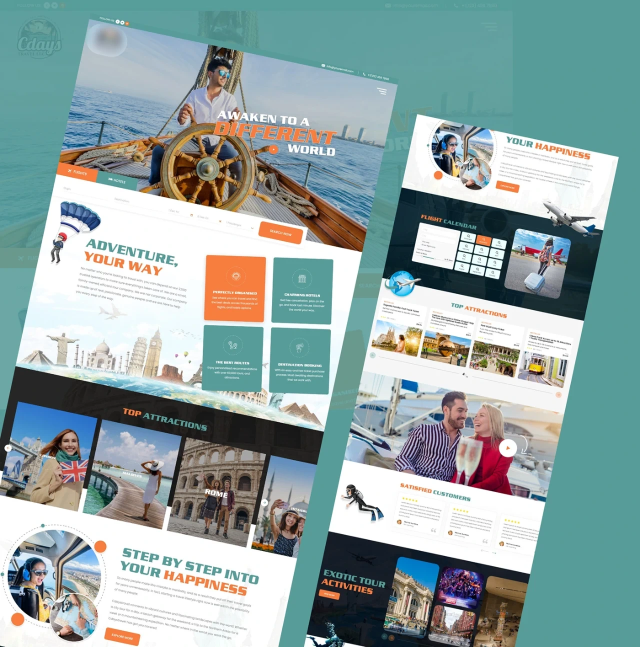
#> input picture images/mohamedandaloussi/laptop/case-atlasnest.webp, 1280 x 1294 px, given in place of salman-pubg-character.png, which was not available (shown at 1/2 size)
$ python prepare_all_assets.py
#> lines starting #> are read from the running program, lines starting #| are printed output that depends on the picture
import os
import shutil
from PIL import Image

laptop_dir = '2mcrafters.com/images/mohamedandaloussi/laptop'
os.makedirs(laptop_dir, exist_ok=True)
salman_new_dir = r'C:\Users\HP\Desktop\Office Work\Portfolios\Salman-Portfolio-New'

# 1. Prepare Character
char_path = r'C:\Users\HP\Downloads\salman-pubg-character.png'
im_char = Image.open(char_path)
#> im_char is the input picture: PIL image 1280x1294 RGB; mean R, G, B 144.4, 165.3, 164.5
print("Character image loaded:", im_char.size, im_char.mode)
#| Character image loaded: (1280, 1294) RGB

# Save multi-resolution webp and png
im_char.save(os.path.join(laptop_dir, 'salman-pubg-character.png'), 'PNG')
im_char.save(os.path.join(laptop_dir, 'portrait-jacket-1448.webp'), 'WEBP', quality=95)
im_char.resize((int(im_char.width * 1080 / 1448), int(im_char.height * 1080 / 1448)), Image.LANCZOS).save(os.path.join(laptop_dir, 'portrait-jacket-1080.webp'), 'WEBP', quality=95)
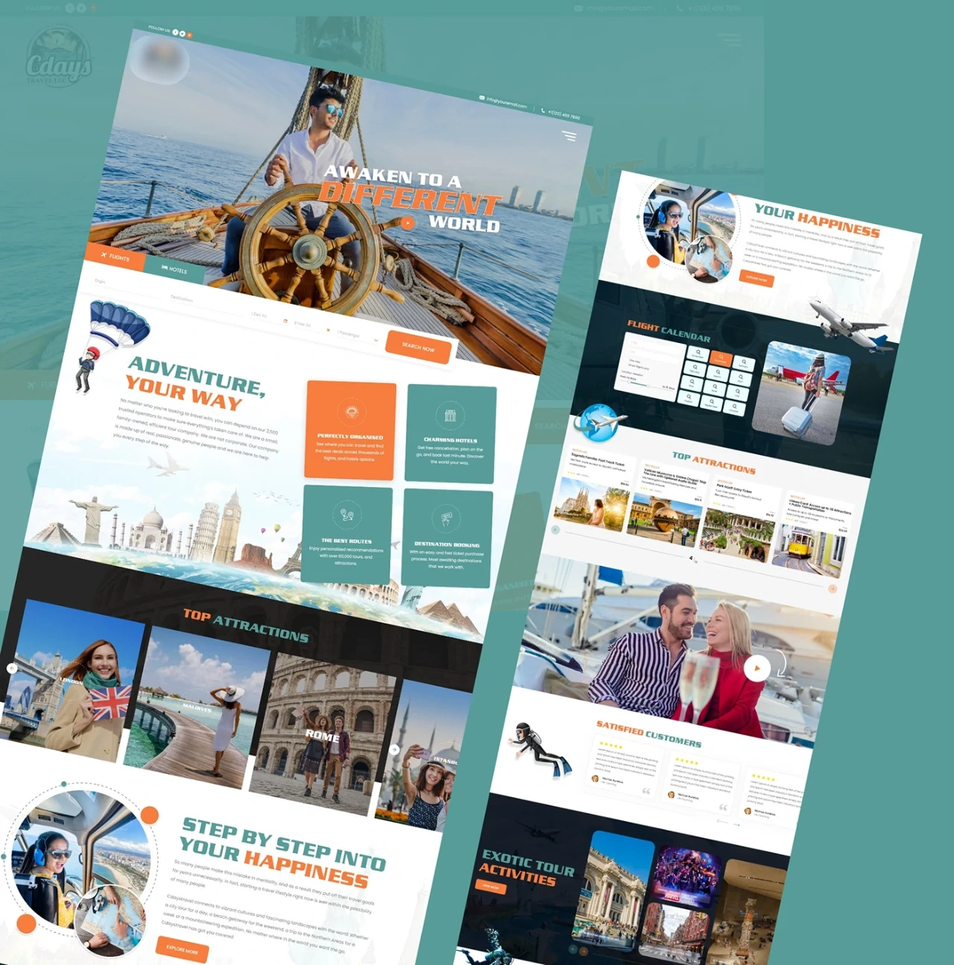
#> saved as portrait-jacket-1080.webp: PIL image 954x965 RGB; mean R, G, B 144.4, 165.3, 164.4
im_char.resize((int(im_char.width * 720 / 1448), int(im_char.height * 720 / 1448)), Image.LANCZOS).save(os.path.join(laptop_dir, 'portrait-jacket-720.webp'), 'WEBP', quality=95)
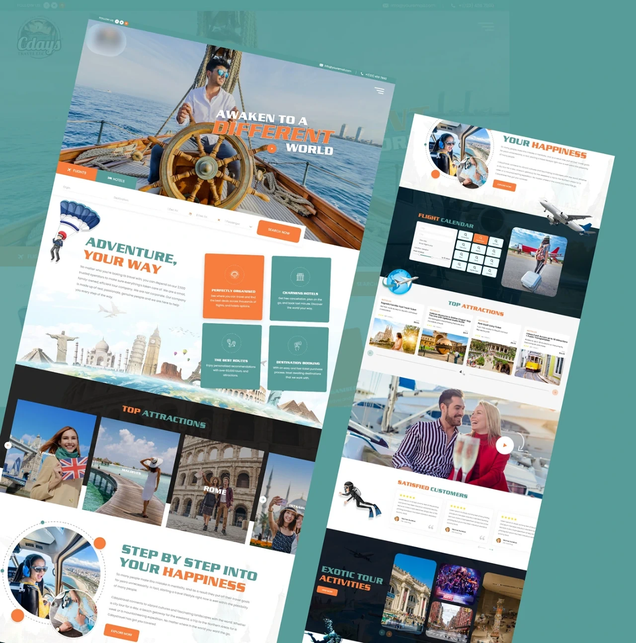
#> saved as portrait-jacket-720.webp: PIL image 636x643 RGB; mean R, G, B 144.4, 165.2, 164.4
print("Saved character multi-resolution webp assets.")

# 2. Copy Card PNG
card_src = r'C:/Users/HP/.gemini/antigravity/brain/e91bc56b-5aeb-4edf-baff-15b0d0b5cf69/.user_uploaded/media_1795608947664_b1c7cdd6.png'
card_dest = os.path.join(laptop_dir, 'pubg-card-lanyard.png')
shutil.copyfile(card_src, card_dest)
print("Copied PUBG Card PNG to:", card_dest)

# 3. Prepare Salman's real photo from Salman-Portfolio-New
salman_real_src = os.path.join(salman_new_dir, 'salman.png')
im_salman = Image.open(salman_real_src)
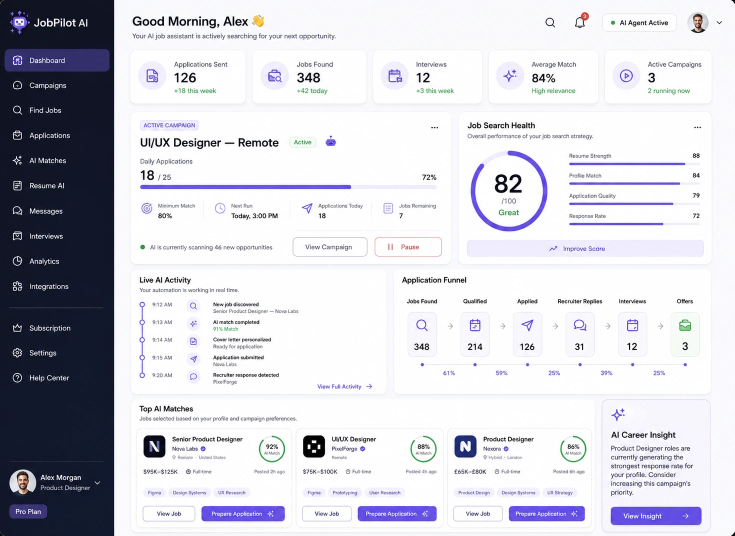
#> input picture images/mohamedandaloussi/laptop/case-boukirdiamond.webp, 1469 x 1071 px, given in place of salman.png, which was not available (shown at 1/2 size)
#> im_salman is the input picture: PIL image 1469x1071 RGB; mean R, G, B 207.5, 208, 215.6
print("Loaded Salman real photo:", im_salman.size, im_salman.mode)
#| Loaded Salman real photo: (1469, 1071) RGB
# Crop nicely around head and shoulders for badge
# Salman real photo is (664, 913), head is around top
crop_box = (60, 20, 604, 620) # tight head and shoulders crop
im_badge = im_salman.crop(crop_box)
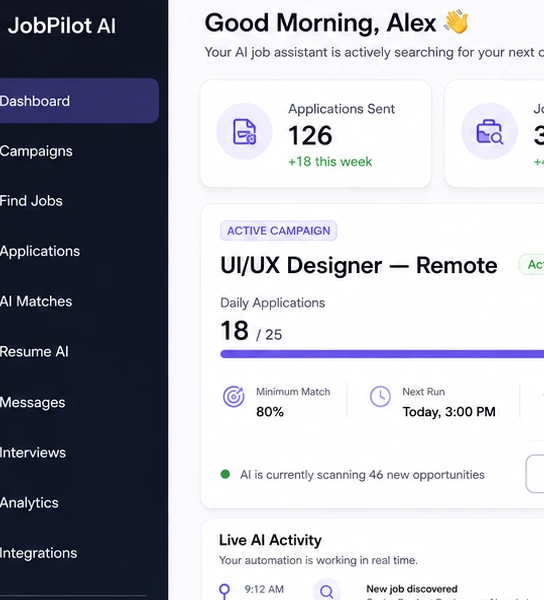
#> im_badge: PIL image 544x600 RGB; mean R, G, B 174.1, 175.3, 183.8
im_badge.save(os.path.join(laptop_dir, 'salman-real-photo.png'), 'PNG')
im_badge.save(os.path.join(laptop_dir, 'badge-photo.webp'), 'WEBP', quality=95)
print("Saved Salman real badge photo.")

# 4. Copy and convert project screenshots for laptop cases
projects_map = {
    'case-tangierport': os.path.join(salman_new_dir, 'assets', 'social_media_os_dashboard.png'),
    'case-crafters': os.path.join(salman_new_dir, 'web-developer', 'postnexa.webp'),
    'case-taxivoyagemogador': os.path.join(salman_new_dir, 'assets', 'instagram_automation_dashboard.png'),
    'case-boukirdiamond': os.path.join(salman_new_dir, 'assets', 'custom_business_software_ui.png'),
    'case-portazur': os.path.join(salman_new_dir, 'ui-ux-designer', 'haymaker-hunting.webp'),
    'case-atlasnest': os.path.join(salman_new_dir, 'ui-ux-designer', 'travels-company.webp'),
    'case-rovelisatlas': os.path.join(salman_new_dir, 'ui-ux-designer', 'food-website.webp')
}

for case_name, src_path in projects_map.items():
    if os.path.exists(src_path):
        im_proj = Image.open(src_path)
        dest_webp = os.path.join(laptop_dir, f"{case_name}.webp")
        # Ensure aspect ratio fits laptop screen (around 16:10 or 16:9)
        im_proj.convert('RGB').save(dest_webp, 'WEBP', quality=92)
        print(f"Updated {case_name}.webp from {os.path.basename(src_path)}")
    else:
        print(f"Warning: {src_path} not found!")

print("All assets prepared successfully!")
